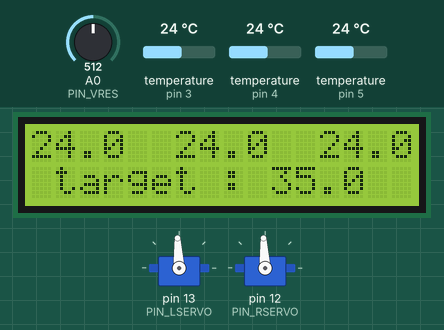
Bench run of a sketch on a simulated Arduino Uno, built with avr-gcc and run on an emulated ATmega328P. On the bench: 2 × servo, 16×2 character LCD. Inputs (shaded band) come from the test bench; at power-on: temperature (sensors on pin 5, pin 3, pin 4) 24 °C, A0 (PIN_VRES) = 512.

Above: at 4.5 s.
4.6 s: temperature (sensor on pin 5) set to 41 °C
At 6.4 s:
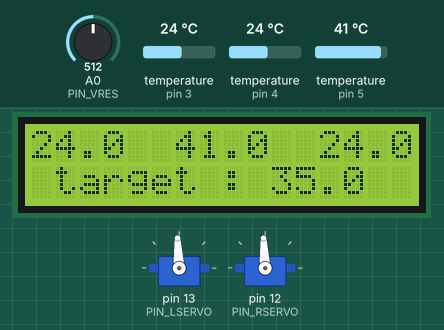
8.6 s: A0 (PIN_VRES) set to 992
At 12.3 s:
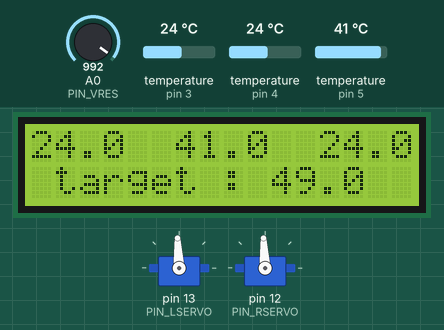
12.6 s: temperature (sensor on pin 3) set to 12 °C
At 15.1 s:
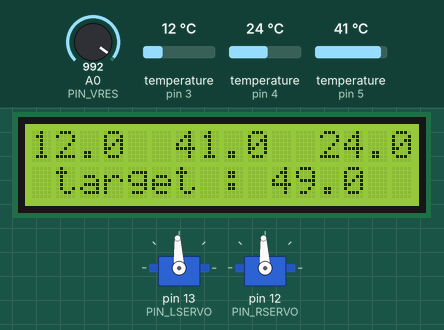
15.4 s: temperature (sensor on pin 4) set to 12 °C
At 17.1 s:
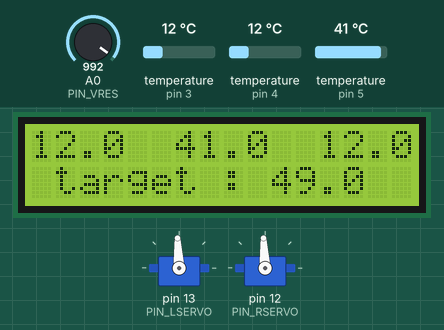
17.4 s: temperature (sensor on pin 3) set to 19 °C
At 19.2 s:
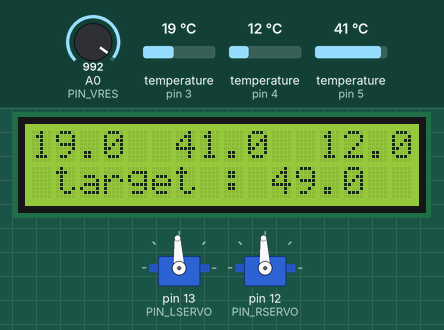
19.5 s: temperature (sensor on pin 4) set to 19 °C
At 20.6 s:
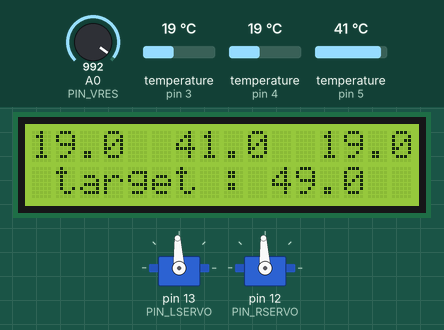
Timing chart, 0 to 22.5 s (numbered marks = the images above; inputs shaded):
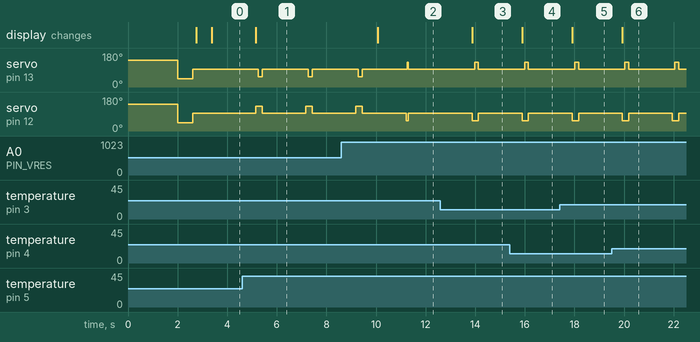

The sketch:

main.ino
```cpp
#include <LiquidCrystal_I2C.h>
#include <Wire.h>
#include "SmartValve.h"
#include "ServoValve.h"
#include "TemperatureControl.h"
#include "valveEnv.h"


LiquidCrystal_I2C lcd(LCD_ADDR, 16, 2);
SmartValve sv = SmartValve();
ServoValve servos = ServoValve();
TemperatureControl tc = TemperatureControl();
float returnedTemp[3];
int currentTime;
int coldValveMoveTime = 150;
int hotValveMoveTime = 100;
int currentAngleDur = 400;

int servoCount = 0;

bool isChanged = false;
bool isClosed = false;
unsigned long startTime = 0;
HotCold currenthc;

void setup() {
  Serial.begin(9600);
  Wire.begin();
  // 서보 모터의 각회전 시간을 매개변수로 줌 : PWM
  servos.initValve(currentAngleDur);
  // 12bit resolution
  tc.initControl(10);
  // 밸브 제어가 시작되기 위한 온도 차이 : 2도
  sv.setTempDiff(2.0);

  // LCD 초기화
  lcd.init();
  lcd.backlight();

  temperatureRead();
  temperatureSetLCD();

  if (sv.higherTemperature() == HotCold::Hot)
    currenthc = HotCold(Hot);
  else
    currenthc = HotCold(Cold);
}

void loop() {
  //ServoTest();
  test();
  //test_two();
  //delay(100);
}

void ServoTest() {
  servos.rotate(RIGHTVALVE, true, 2000);
  servos.rotate(RIGHTVALVE, false, 2000);

  servos.rotate(LEFTVALVE, true, 2000);
  servos.rotate(LEFTVALVE, false, 2000);
}

// for test.
void test() {
  temperatureRead();
  temperatureSetLCD();
  delay(500);
  if (sv.getWantTemperature() <= 20.0) {
    isClosed = true;
    servos.allClose();
    delay(600);
  }
  else if (isClosed == true) {
    isClosed = false;
    servos.allOpen();
    delay(600);
  }
  else {
    if (!sv.isCorrectTemp()) {
      temperatureRead();
      temperatureSetLCD();
      if (sv.higherTemperature() == HotCold::Hot) {
        if (isChanged && currenthc == HotCold::Cold) {
          servos.rotate(RIGHTVALVE, true, 50);
          servos.rotate(LEFTVALVE, false, 50);
          servos.stopAllValve();
          delay(800);
          //currentAngleDur -= 10;
          //servos.setDuration(currentAngleDur);
          isChanged = false;
        }
        else {
          isChanged = true;
          servoCount += 1;
          if (servoCount > 10) {
            servoCount = 0;
            servos.setDuration(400);
          }
          currenthc = HotCold::Hot;
          servos.rotate(RIGHTVALVE, true, hotValveMoveTime);
          servos.rotate(LEFTVALVE, false, coldValveMoveTime);
          servos.stopAllValve();
        }
      }
      else {
        if (isChanged && currenthc == HotCold::Hot) {
          servos.rotate(RIGHTVALVE, false, 50);
          servos.rotate(LEFTVALVE, true, 50);
          servos.stopAllValve();
          delay(800);
          //currentAngleDur -= 10;
          //servos.setDuration(currentAngleDur);
          isChanged = false;
        }
        else {
          isChanged = true;
          servoCount += 1;
          if (servoCount > 10) {
            servoCount = 0;
            servos.setDuration(400);
          }
          currenthc = HotCold::Cold;
          servos.rotate(RIGHTVALVE, false, hotValveMoveTime);
          servos.rotate(LEFTVALVE, true, coldValveMoveTime);
          servos.stopAllValve();
        }
      }
    } else {
      servoCount = 0;
      servos.setDuration(400);
      servos.stopAllValve();
    }
  }
}

void temperatureRead(void) {
  sv.readResistorToTemperature(20.0, 50.0); // 매개변수 : 온도 상, 하한
  returnedTemp[0] = tc.readTemperatureAtPos(LEFTSENSOR);
  returnedTemp[1] = tc.readTemperatureAtPos(MIDSENSOR);
  returnedTemp[2] = tc.readTemperatureAtPos(RIGHTSENSOR);
  sv.setTemperature(returnedTemp[0], returnedTemp[1], returnedTemp[2]);
}

void temperatureSetLCD(void) {
  lcd.setCursor(0,0);
  lcd.print(sv.toTemperatureString());
  lcd.setCursor(1,7);
  lcd.print(sv.toWantTemperatureString());
}
```

ServoValve.cpp
```cpp
#include "ServoValve.h"

ServoValve::ServoValve() {};

void ServoValve::initValve(int _duration) {
  leftServo.attach(PIN_LSERVO);
  rightServo.attach(PIN_RSERVO);
  duration = _duration;
  allClose();
  allOpen();
}

void ServoValve::allClose(void) {
  // 모든 밸브를 닫는 방향으로
  // 오른쪽 밸브 역방향 회전시 열음.
  // 왼쪽 밸브 정방향 회전시 열음.
  int cTime = millis();
  int tDuration = duration;
  setDuration(500); // 1500ms
  rotate(LEFTVALVE, true, 0);
  rotate(RIGHTVALVE, true, 0);
  //delay(5000);
  while (millis() - cTime < 2000) ; // 2sec
  stopAllValve();
  setDuration(tDuration);
}

void ServoValve::allOpen() {
  // 모든 밸브를 여는 방법으로
  // 초기에 얼마나 열어야할지 고민이 필요.
  int cTime = millis();
  int tDuration = duration;
  setDuration(500); // 1500ms
  rotate(LEFTVALVE, false, 0);
  rotate(RIGHTVALVE, false, 0);
  //delay(5000);
  while (millis() - cTime < 600) ; // 0.6sec
  stopAllValve();
  setDuration(tDuration);
}

void ServoValve::rotate(int direct, bool pos, int stopTime) {
  // pos true : 정방향 & false : 역방향
  if (direct == LEFTVALVE) {
     if (pos == true) {
       leftServo.writeMicroseconds(1500 + duration);
     }
     else {
       leftServo.writeMicroseconds(1500 - duration);
     }
     delay(stopTime);
  }
  else {
    if (pos == true) {
      rightServo.writeMicroseconds(1500 + duration);
    }
    else {
      //rightServo.write(180);
      rightServo.writeMicroseconds(1500 - duration);
    }
    delay(stopTime);
  }
}

void ServoValve::stopValve(int direct) {
  if (direct == LEFTVALVE)
    leftServo.writeMicroseconds(1500);
  else
    rightServo.writeMicroseconds(1500);
}

void ServoValve::stopAllValve(void) {
  stopValve(LEFTVALVE);
  stopValve(RIGHTVALVE);
}

bool ServoValve::setDuration(int _duration) {
  if (_duration < 100 || _duration > 500)
    return false;
  else {
    duration = _duration;
    return true;
  }
}
```

ServoValve.h
```cpp
#ifndef TEST_SERVOVALVE_H
#define TEST_SERVOVALVE_H
#include <Servo.h>
#include "valveEnv.h"
#include "arduino.h"

#define PIN_LSERVO 13
#define PIN_RSERVO 12


class ServoValve {
  private:
    Servo leftServo;
    Servo rightServo;
    int duration;

  public:
    ServoValve();
    void initValve(int _duration);
    void allClose();
    void allOpen();
    void rotate(int direct, bool pos, int moveTime);
    void stopValve(int direct);
    void stopAllValve();
    bool setDuration(int _duration);
};


#endif //TEST_SERVOVALVE_H
```

SmartValve.cpp
```cpp
#include "SmartValve.h"

SmartValve::SmartValve() {
  inTemp.hotTemp = 0.0f;
  inTemp.coldTemp = 0.0f;
  inTemp.outTemp = 0.0f;
  temperatureDiff = 0.0f;
}

float SmartValve::readResistorToTemperature(float lower_bound, float higher_bound) {
  int vResistor = analogRead(PIN_VRES);
  int temp = map(vResistor, 0, 1023, lower_bound * 10, higher_bound * 10);
  wantTemp = (float)temp / 10;
  return wantTemp;
}

void SmartValve::setTemperature(float cold, float out, float hot) {
  inTemp.hotTemp = hot;
  inTemp.coldTemp = cold;
  inTemp.outTemp = out;
}

String SmartValve::toTemperatureString(void) {
  LCDString = "";
  LCDString += String(inTemp.coldTemp, 1);
  LCDString += "  ";
  LCDString += String(inTemp.outTemp, 1);
  LCDString += "  ";
  LCDString += String(inTemp.hotTemp, 1);
  return LCDString;
}

String SmartValve::toWantTemperatureString(void) {
  return "target : " + String(wantTemp, 1);
}

float SmartValve::getWantTemperature(void) {
  return wantTemp;
}

void SmartValve::setTempDiff(float diff) {
  temperatureDiff = diff;
}

bool SmartValve::isCorrectTemp(void) {
  return (abs(inTemp.outTemp - wantTemp) <= temperatureDiff);
}

int SmartValve::temperatureToAngleTime(int tempDiff) {
  return map(tempDiff, 0, 30, 0, 1000);
}

HotCold SmartValve::higherTemperature(void) {
  if (inTemp.outTemp > wantTemp)
    return HotCold(Hot);
  else
    return HotCold(Cold);
}
```

SmartValve.h
```cpp
#ifndef MAIN_SMARTVALVE_H
#define MAIN_SMARTVALVE_H

#include <Arduino.h>
#define PIN_VRES A0

enum HotCold {
  Hot,
  Cold,
};

typedef struct temp {
  float hotTemp;
  float coldTemp;
  float outTemp;
} InternalTemp;

class SmartValve {
  private:
    InternalTemp inTemp;
    float wantTemp;
    float temperatureDiff;
    String LCDString;

  public:
    SmartValve();
    //void initSystem(void);
    float readResistorToTemperature(float lower_bound, float higher_bound);
    void setTemperature(float hot, float cold, float out);
    String toTemperatureString(void);
    String toWantTemperatureString(void);
    float getWantTemperature(void);
    void setTempDiff(float diff);
    bool isCorrectTemp(void);
    int temperatureToAngleTime(int tempDiff);
    HotCold higherTemperature(void);
};


#endif //MAIN_SMARTVALVE_H
```

TemperatureControl.cpp
```cpp
#include "TemperatureControl.h"

void TemperatureControl::initControl(int resolution) {
  // resolution = 9 ~ 12bits.
  lwire = OneWire(PIN_LEFTSENSOR);
  rwire = OneWire(PIN_RIGHTSENSOR);
  mwire = OneWire(PIN_MIDSENSOR);
  lsensor = DallasTemperature(&lwire);
  rsensor = DallasTemperature(&rwire);
  msensor = DallasTemperature(&mwire);
  lsensor.begin();
  rsensor.begin();
  msensor.begin();
  lsensor.getAddress(laddr, 0);
  rsensor.getAddress(raddr, 0);
  msensor.getAddress(maddr, 0);
  lsensor.setResolution(laddr, resolution);
  rsensor.setResolution(raddr, resolution);
  msensor.setResolution(maddr, resolution);
}

float TemperatureControl::readTemperatureAtPos(int position) {
  float result;
  if (position == LEFTSENSOR) {
    lsensor.requestTemperatures();
    result = lsensor.getTempC(laddr);
  } else if (position == RIGHTSENSOR) {
    rsensor.requestTemperatures();
    result = rsensor.getTempC(raddr);
  } else {
    msensor.requestTemperatures();
    result = msensor.getTempC(maddr);
  }
  return result;
}
```

TemperatureControl.h
```cpp
#ifndef MAIN_TEMPERATURECONTROL_H
#define MAIN_TEMPERATURECONTROL_H

// information of senser pins.
#define PIN_LEFTSENSOR 3
#define PIN_RIGHTSENSOR 4
#define PIN_MIDSENSOR 5

// information of sensor number.
#define LEFTSENSOR 10
#define RIGHTSENSOR 20
#define MIDSENSOR 30

#include <Arduino.h>
#include <DallasTemperature.h>

class TemperatureControl {
  private:
    // left, right, middle sensors.
    OneWire lwire;
    OneWire rwire;
    OneWire mwire;
    DallasTemperature lsensor;
    DallasTemperature rsensor;
    DallasTemperature msensor;
    DeviceAddress laddr;
    DeviceAddress raddr;
    DeviceAddress maddr;

  public:
    TemperatureControl() = default;
    void initControl(int resolution);
    float readTemperatureAtPos(int position);
};

#endif
```

valveEnv.h
```cpp
/*
 * valveEnv.h
 * author : SHW
 */

#ifndef MAIN_VALVEENV_H
#define MAIN_VALVEENV_H

// information of arduino pins and i2c address.
#define LCD_ADDR 0x27

// information of sensor number.
#define LEFTSENSOR 10
#define RIGHTSENSOR 20
#define MIDSENSOR 30

// information of servo number.
#define LEFTVALVE 100
#define RIGHTVALVE 200

#endif
```

Measured:
- after the input at 4.6 s, the display: changes after 0.55 s (image 1)
- after the input at 8.6 s, the display: changes after 1.5 s (image 2)
- after the input at 12.6 s, the display: changes after 1.3 s (image 3)
- after the input at 15.4 s, the display: changes after 0.50 s (image 4)
- after the input at 17.4 s, the display: changes after 0.52 s (image 5)
- after the input at 19.5 s, the display: changes after 0.44 s (image 6)
